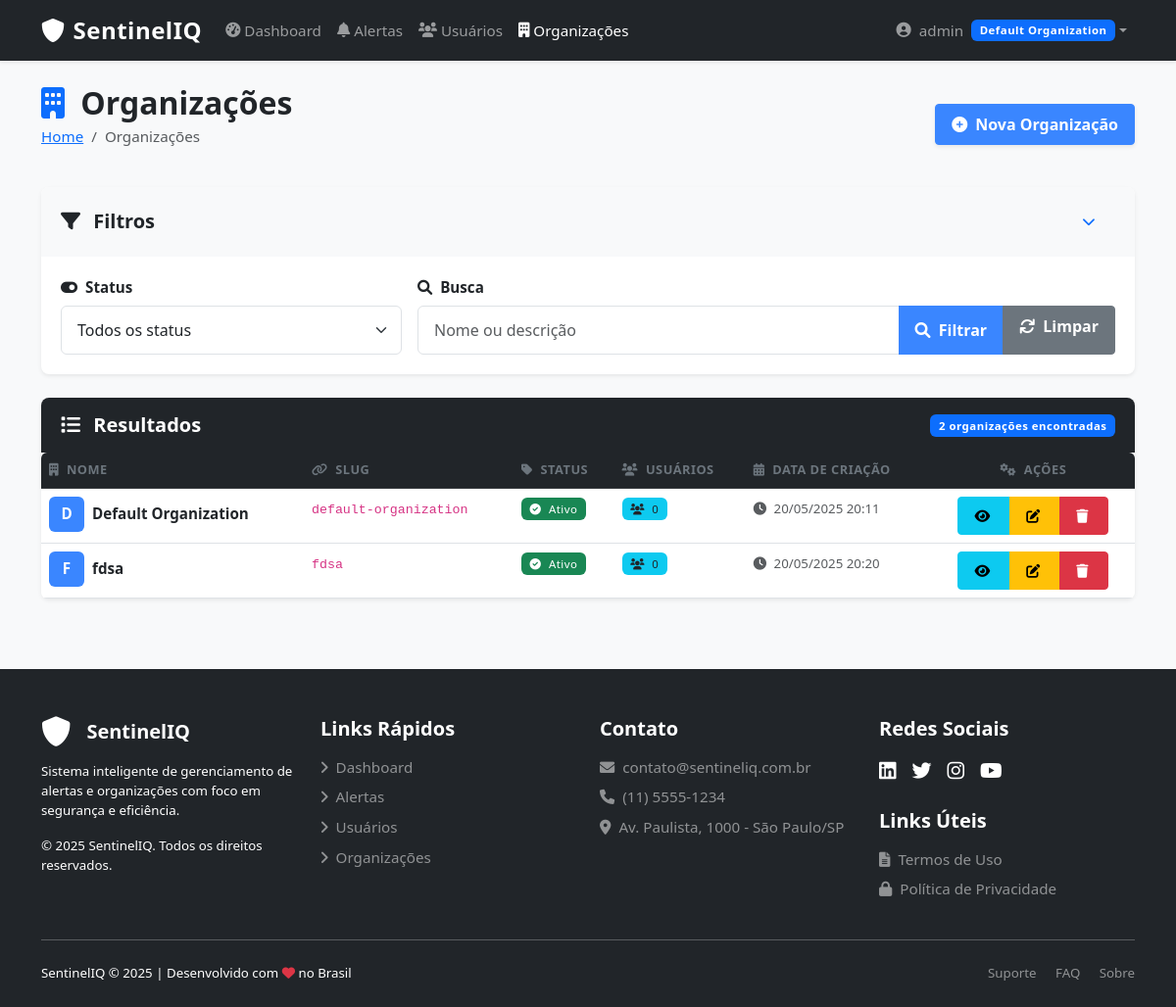
/organizations/ (signed in), run on an earlier commit of the app's database.
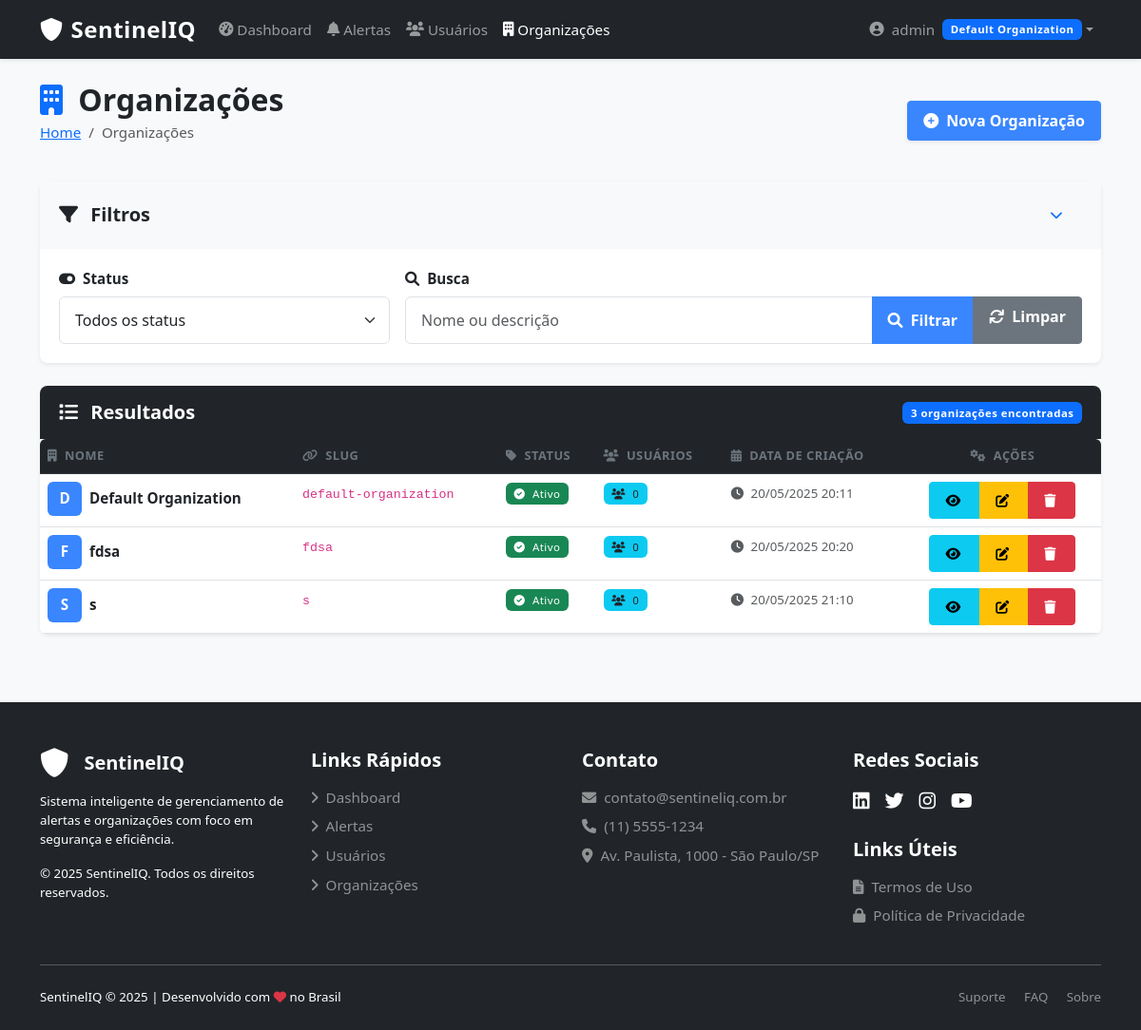
And on a later commit of the database.
### organizations/models.py (models this page shows, shortened)
class Organization(models.Model):
    name = models.CharField(_('Name'), max_length=255)
    slug = models.SlugField(_('Slug'), unique=True)
    description = models.TextField(_('Description'), blank=True, null=True)
    is_active = models.BooleanField(_('Active'), default=True)
    created_at = models.DateTimeField(_('Created at'), auto_now_add=True)
    updated_at = models.DateTimeField(_('Updated at'), auto_now=True)
    class Meta:
        verbose_name = _('Organization')
        verbose_name_plural = _('Organizations')
        ordering = ['name']

### organizations/views.py (the view)
# urls.py: path('organizations/', OrganizationListView.as_view(), name='organization_list'),
class OrganizationListView(LoginRequiredMixin, SuperAdminRequiredMixin, ListView):
    model = Organization
    template_name = 'organizations/organization_list.html'
    context_object_name = 'organizations'

### accounts/models.py (called while the page is built)
    def is_superadmin(self):
        return self.role == self.SUPERADMIN

### accounts/views.py (called while the page is built)
    def test_func(self):
        return self.request.user.is_superadmin()

### templates/organizations/organization_list.html (shortened to what the changed rows need)
{% extends "base.html" %}
{% load static %}
{% block content %}
<div class="d-sm-flex align-items-center justify-content-between mb-4">
    <div>
        <h2 class="mb-1"><i class="fas fa-building text-primary me-2"></i> Organizações</h2>
    </div>
</div>
<div class="card shadow-sm">
    <div class="card-header bg-dark text-white d-flex justify-content-between align-items-center">
        <h5 class="mb-0"><i class="fas fa-list me-2"></i> Resultados</h5>
        <span class="badge bg-primary">{{ organizations|length }} organizações encontradas</span>
    </div>
    <div class="card-body p-0">
        <div class="table-container">
            <table class="table table-hover mb-0" id="orgsTable">
                <thead class="table-dark">
                    <tr>
                        <th><i class="fas fa-building me-1"></i> Nome</th>
                        <th><i class="fas fa-link me-1"></i> Slug</th>
                        <th><i class="fas fa-tag me-1"></i> Status</th>
                        <th><i class="fas fa-users me-1"></i> Usuários</th>
                        <th><i class="fas fa-calendar-alt me-1"></i> Data de Criação</th>
                        <th class="text-center"><i class="fas fa-cogs me-1"></i> Ações</th>
                    </tr>
                </thead>
                <tbody>
                    {% for organization in organizations %}
                        <tr class="fade-in">
                            <td>
                                <div class="d-flex align-items-center">
                                    <div class="org-logo">
                                        {{ organization.name|first|upper }}
                                    </div>
                                    <span class="fw-bold">{{ organization.name }}</span>
                                </div>
                            </td>
                            <td><code>{{ organization.slug }}</code></td>
                            <td>
                                {% if organization.is_active %}
                                    <span class="badge bg-success" data-bs-toggle="tooltip" title="Organização ativa">
                                        <i class="fas fa-check-circle me-1"></i> Ativo
                                    </span>
                                {% else %}
                                    <span class="badge bg-danger" data-bs-toggle="tooltip" title="Organização inativa">
                                        <i class="fas fa-times-circle me-1"></i> Inativo
                                    </span>
                                {% endif %}
                            </td>
                            <td>
                                <span class="badge bg-info text-dark">
                                    <i class="fas fa-users me-1"></i> {{ organization.user_count|default:"0" }}
                                </span>
                            </td>
                            <td>
                                <span class="small text-muted">
                                    <i class="fas fa-clock me-1"></i> {{ organization.created_at|date:"d/m/Y H:i" }}
                                </span>
                            </td>
                            <td class="text-center">
                                <div class="btn-group btn-group-sm">
                                    <a href="{% url 'organization_detail' organization.id %}" class="btn btn-info" data-bs-toggle="tooltip" title="Visualizar">
                                        <i class="fas fa-eye"></i>
                                    </a>
                                    <a href="{% url 'organization_update' organization.id %}" class="btn btn-warning" data-bs-toggle="tooltip" title="Editar">
                                        <i class="fas fa-edit"></i>
                                    </a>
                                    <a href="{% url 'organization_delete' organization.id %}" class="btn btn-danger" data-bs-toggle="tooltip" title="Excluir">
                                        <i class="fas fa-trash"></i>
                                    </a>
                                </div>
                            </td>
                        </tr>
                    {% endfor %}
                </tbody>
            </table>
        </div>
    </div>
</div>
{% endblock %}

What changed in the data, as far as the page shows it:
added Organization: name|first "S", name "s", slug "s", is_active True (drawn), user_count "0", created_at "20/05/2025 21:10"
Also different on the page:
{{ organizations|length }}: "2" → "3"
